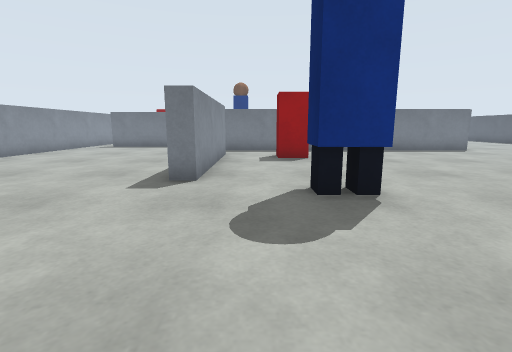
View 1 (above)

19 first-person views from a walk through a robot-simulator world made for Webots. The camera is 0.29 m above the floor, tilts 10° down and sees 85° across. The floor is counted in squares, 0.25 m on a side. Each view is taken from the middle of a square. On the plan, view 1 faces up. The plan holds only what a view shows up to about 12 squares ahead; the rest is blank. Robots are left out.

View 2
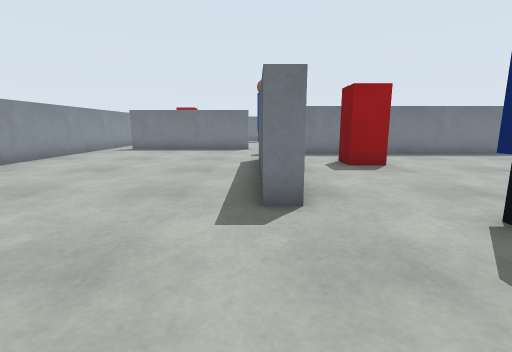

View 3
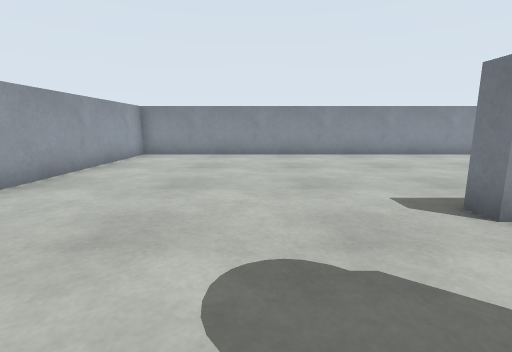

View 4
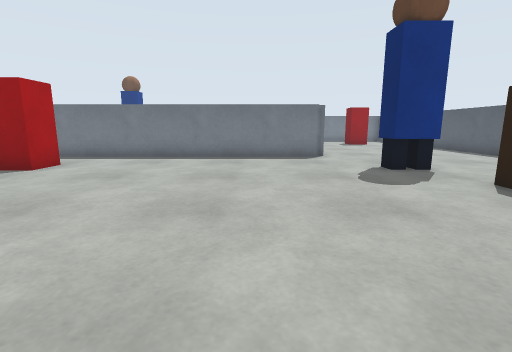

View 5
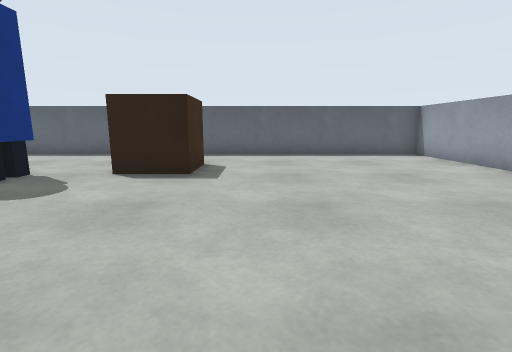

View 6
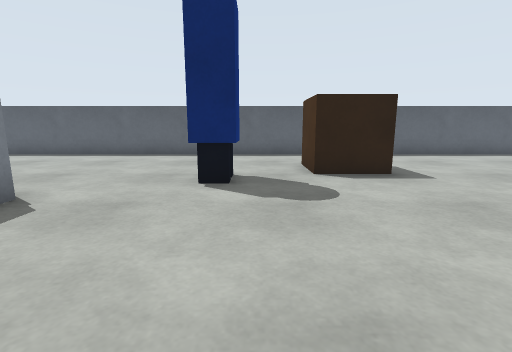

View 7
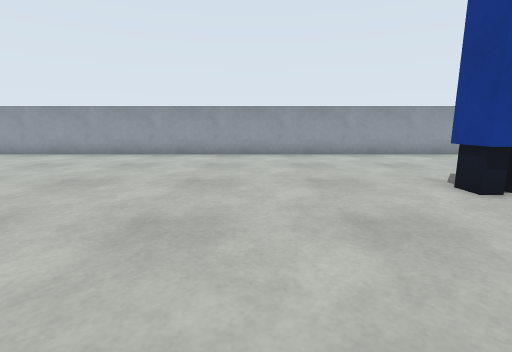

View 8
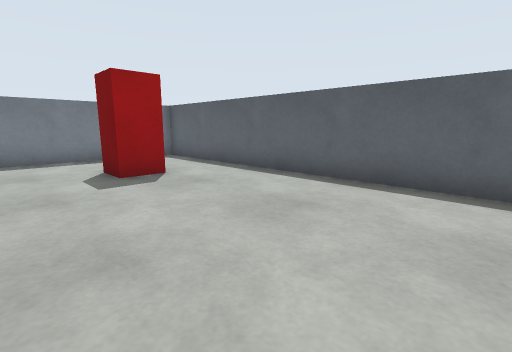

View 9
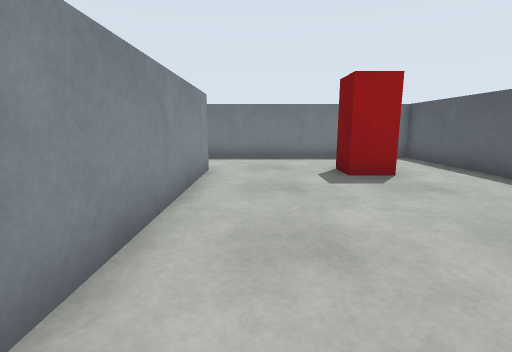

View 10
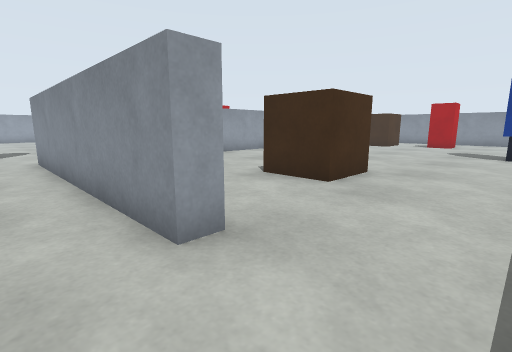

View 11
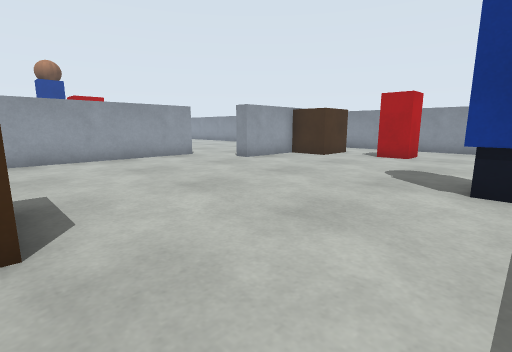

View 12
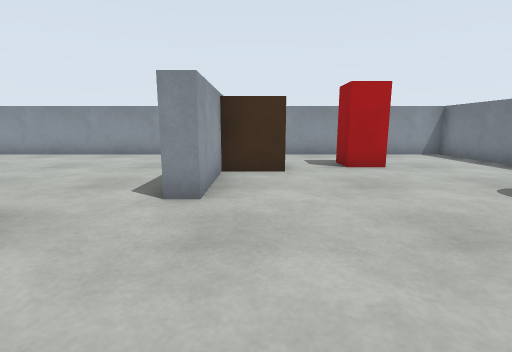

View 13
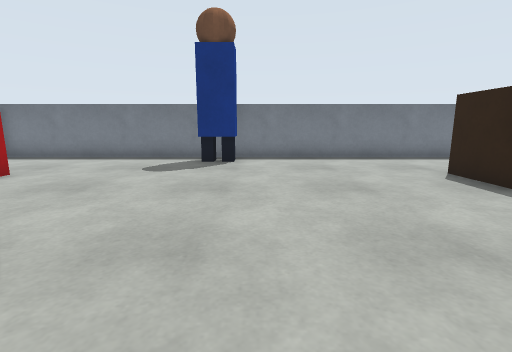

View 14
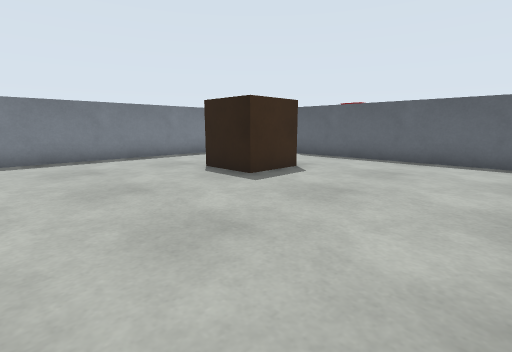

View 15
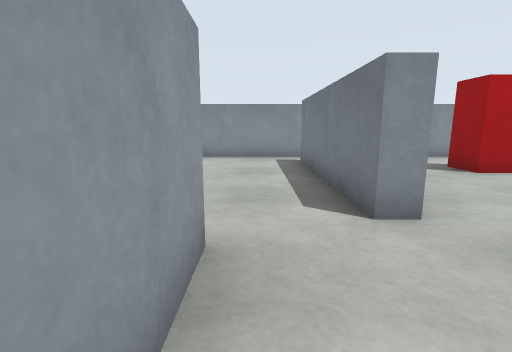

View 16
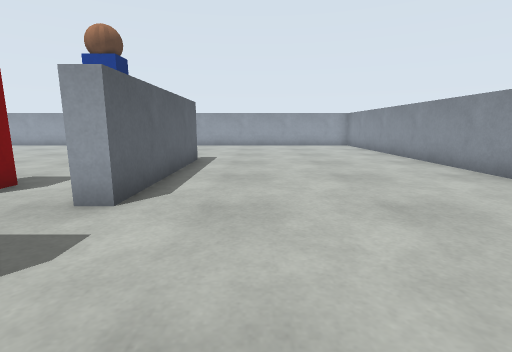

View 17
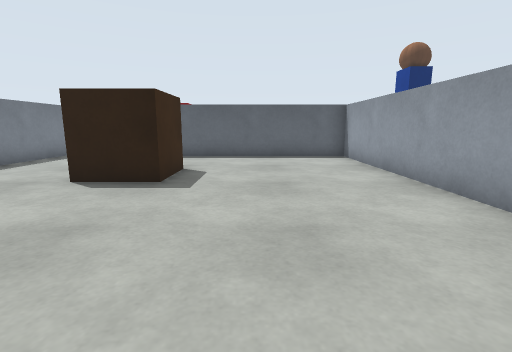

View 18
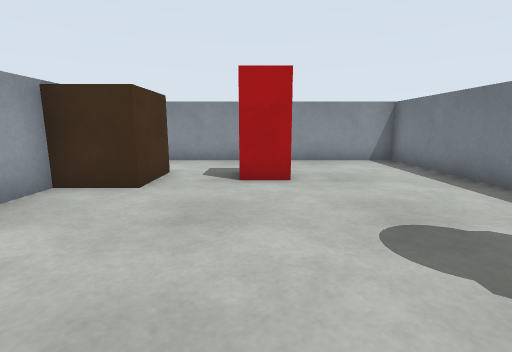

View 19
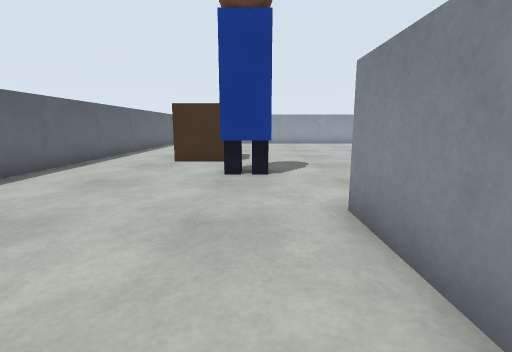

### Floor plan
Key: @ floor where view 1 was taken; # wall or solid block; . floor; M marker; P person; C crate.
Columns run from 10 left of view 1 to 18 right of it. Each row starts with its distance up from view 1.
 26 ##########################  #
 25 #.......PP................ .#
 24 #.......PP................ .#
 23 #........................M..#
 22 #..MM..........CCC..##..MM..#
 21 #..MM..........C C..##......#
 20 #..............CCC..##......#
 19 #..CC...............##......#
 18 #.   C..............##......#
 17 #.##C###............##......#
 16 #...................##......#
 15 #...................##......#
 14 #........############.......#
 13 #...........................#
 12 #.......##..................#
 11 #.......##.MM.........PP....#
 10 #.......##..................#
  9 #.......##..................#
  8 #.......##.............CCC..#
  7 #.......##.............CCC..#
  6 #.......##..................#
  5 #..........PP...............#
  4 #...........................#
  3 #...........................#
  2 #...........................#
  1 #...........................#
  0 #.........@.................#
 -1 #...........................#
 -2 #############################

Where each view was taken, in squares from view 1:
view 1: 0 up, 0 right, facing up
view 2: 2 up, 2 left, facing up
view 3: 3 up, 2 right, facing left
view 4: 3 up, 8 right, facing up
view 5: 5 up, 6 right, facing right
view 6: 10 up, 6 right, facing right
view 7: 10 up, 6 right, facing down
view 8: 15 up, 12 right, facing up-right
view 9: 15 up, 12 right, facing up
view 10: 25 up, 12 right, facing down-left
view 11: 25 up, 5 right, facing down-left
view 12: 18 up, 2 right, facing left
view 13: 15 up, 0 right, facing up
view 14: 15 up, 0 right, facing up-right
view 15: 15 up, 1 right, facing left
view 16: 16 up, 4 left, facing down
view 17: 18 up, 1 left, facing right
view 18: 21 up, 0 right, facing left
view 19: 18 up, 12 right, facing down
